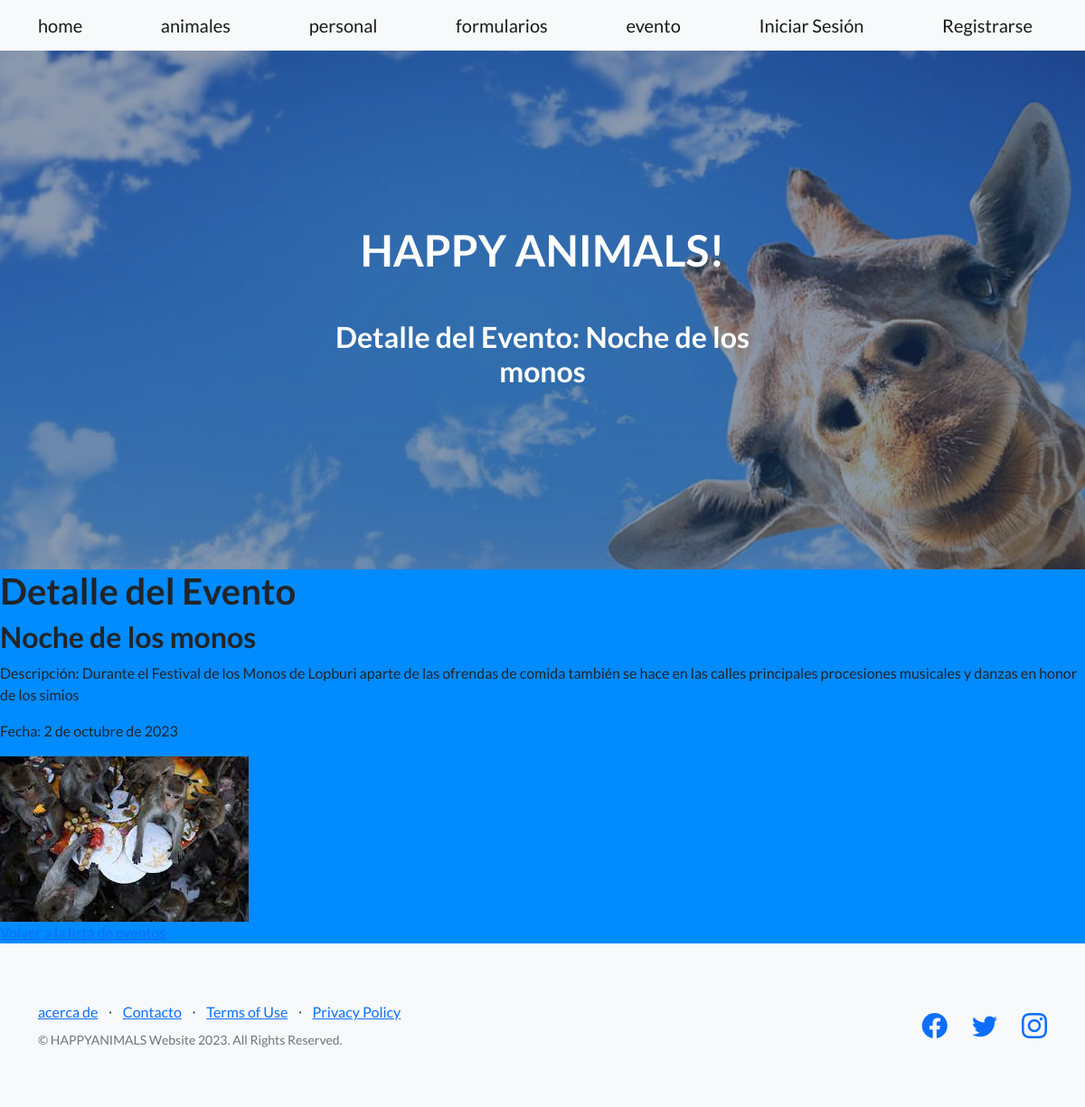
Screenshot of /detalle_evento/1/ with the database file from the repository.
### aplicacion/models.py (models this page shows, shortened)
class Evento(models.Model):
    titulo = models.CharField(max_length=200)
    descripcion = models.TextField()
    fecha = models.DateField()
    imagen = models.ImageField(upload_to='evento/', null=True, blank=True)

### aplicacion/views.py (the view)
# urls.py: path('detalle_evento/<int:evento_id>/', detalle_evento, name='detalle_evento'),
def detalle_evento(request, evento_id):
    evento = get_object_or_404(Evento, id=evento_id)
    return render(request, 'aplicacion/detalle_evento.html', {'evento': evento})

### aplicacion/templates/aplicacion/detalle_evento.html
{% extends 'aplicacion/base.html' %}
{% load static %}
{% block titulo %}
    Detalle del Evento: {{ evento.titulo }}
{% endblock titulo %}
{% block contenido %}
    <h1>Detalle del Evento</h1>
    <div class="evento-details">
        <h2>{{ evento.titulo }}</h2>
        <p>Descripción: {{ evento.descripcion }}</p>
        <p>Fecha: {{ evento.fecha }}</p>
        {% if evento.imagen %}
        <img src="{{ evento.imagen.url }}" alt="{{ evento.titulo }}">
        {% endif %}
    </div>
    <a href="{% url 'evento' %}">Volver a la lista de eventos</a>
{% endblock contenido %}

### aplicacion/templates/aplicacion/base.html (style rules this page uses)
body { background-color: #008BFF; }

### rows the page displays
Evento: titulo "Noche de los monos", descripcion "Durante el Festival de los Monos de Lopburi aparte de las ofrendas de comida también se hace en las calles principales procesiones musicales y danzas en honor de los simios", fecha "2 de octubre de 2023", imagen (picture)
